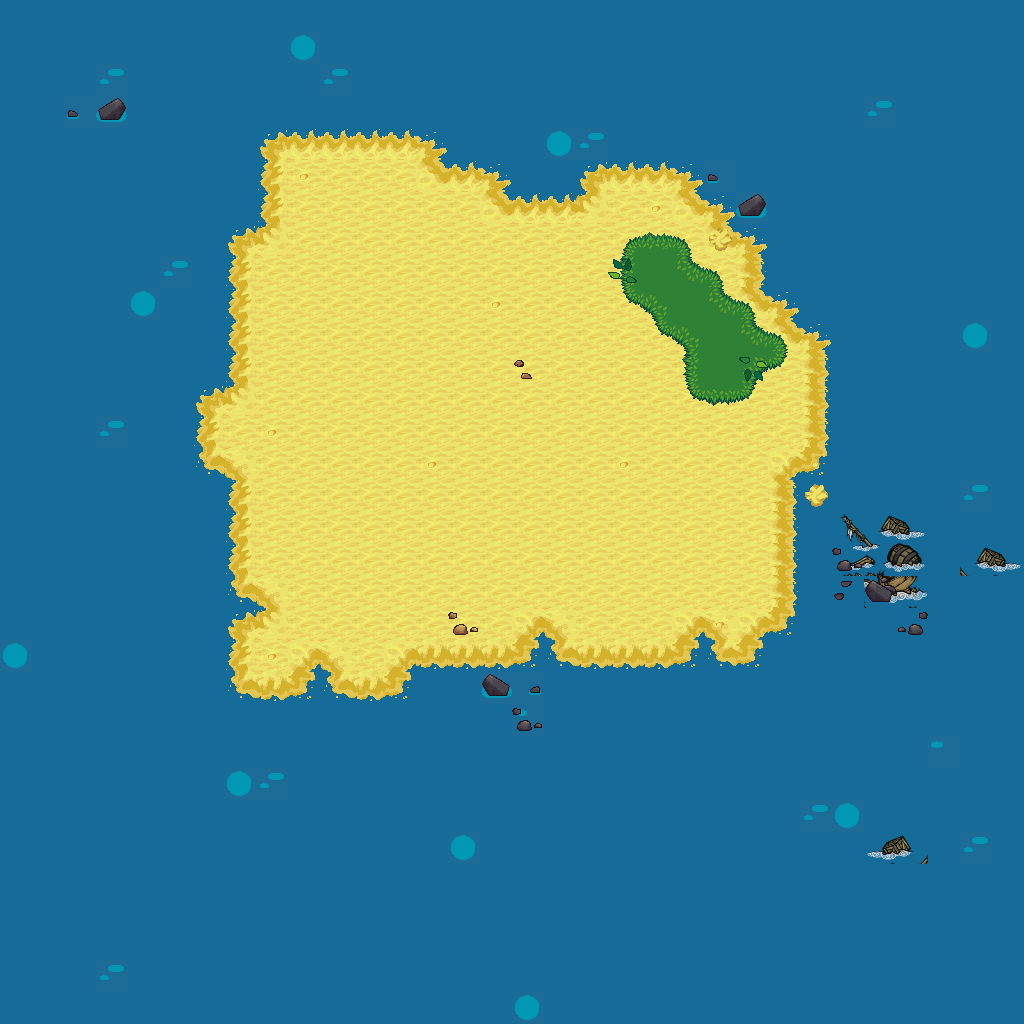

Tiled map render using the project's own tile images. Description and the map definition, with tile-layer contents summarised, below:
An orthogonal 32x32 tile map with 32x32 px tiles, 5 tile layers (Sea, ShipWreck, IslandSand, IslandObjects, ...), 2 tilesets.

<map version="1.2" tiledversion="1.3.3" orientation="orthogonal" renderorder="right-down" width="32" height="32" tilewidth="32" tileheight="32" infinite="0" nextlayerid="6" nextobjectid="1">
 <tileset firstgid="1" source="terrain.tsx" />
 <tileset firstgid="484" source="shipWreck.tsx" />
 <layer id="1" name="Sea" width="32" height="32">
  <data>[1024 cells, 1024 non-empty, 2 distinct tile ids]</data>
 </layer>
 <layer id="5" name="ShipWreck" width="32" height="32">
  <data>[1024 cells, 8 non-empty, 8 distinct tile ids]</data>
 </layer>
 <layer id="2" name="IslandSand" width="32" height="32">
  <data>[1024 cells, 327 non-empty, 20 distinct tile ids]</data>
 </layer>
 <layer id="3" name="IslandObjects" width="32" height="32">
  <data>[1024 cells, 37 non-empty, 15 distinct tile ids]</data>
 </layer>
 <layer id="4" name="OtherISlandStuff" width="32" height="32">
  <data>[1024 cells, 6 non-empty, 4 distinct tile ids]</data>
 </layer>
</map>
